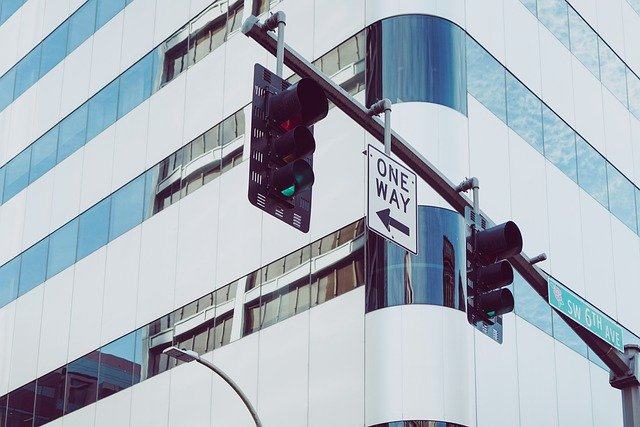
#> input picture images/read_color.jpg, 640 x 427 px, found by its file name
$ python '비트와이즈연산2.py'
#> lines starting #> are read from the running program, lines starting #| are printed output that depends on the picture; after the words box and inside, x2 and y2 are one past the last pixel; in counts of white or black regions, pixels touching at a corner belong together
# bitwise 연산으로 마스킹 적용해보기

import cv2
import matplotlib.pyplot as plt
import numpy as np

img = cv2.imread('images/read_color.jpg')
#> img is the input picture: shape (427, 640, 3); mean B, G, R 190, 179.9, 170.4
print(img.shape)
#| (427, 640, 3)

# 검은색 배경의 흰색 원 만들기
background = np.zeros_like(img)
print(background.shape)
#| (427, 640, 3)
center = (img.shape[1]//2, img.shape[0]//2)
#> center = (320, 213)
white = (255, 255, 255)
circle = cv2.circle(background, center, 100, white, -1)
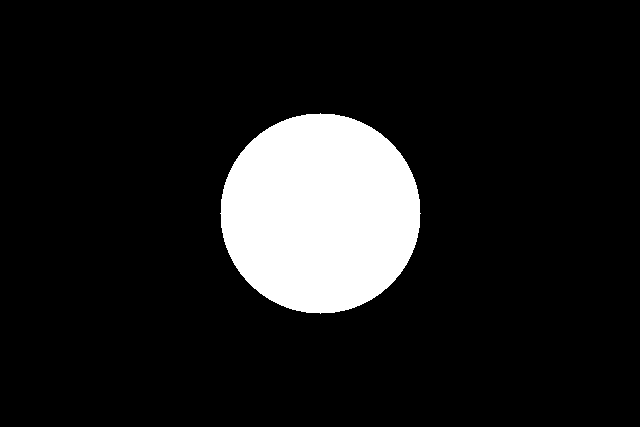
#> background: shape (427, 640, 3); 11.5% white; 1 white region, box (x1, y1, x2, y2) and area: (220, 113, 421, 314) 31417

# circle 이미지에서 흰색 부분이 1, 배경은 0
# img 이미지는 모두 1
# 따라서 img와 circle을 bitwise_and 연산 해주면 둘 다 1인 부분, 즉 원 크기만큼 마스킹 됨
masked_img = cv2.bitwise_and(img, circle)
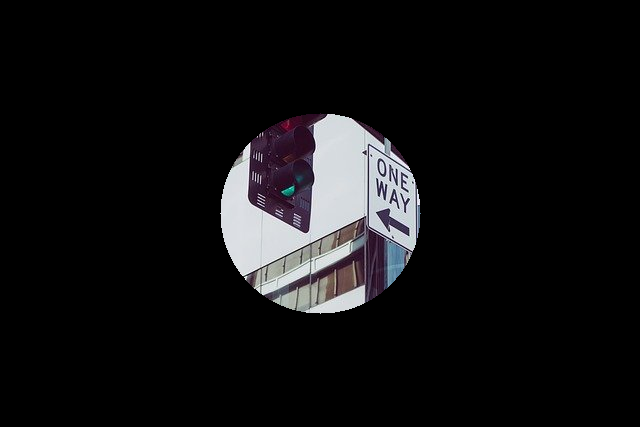
#> masked_img: shape (427, 640, 3); mean B, G, R 17.7, 16.7, 17.1

cv2.imshow('mask', masked_img)
cv2.waitKey()
cv2.destroyAllWindows()
